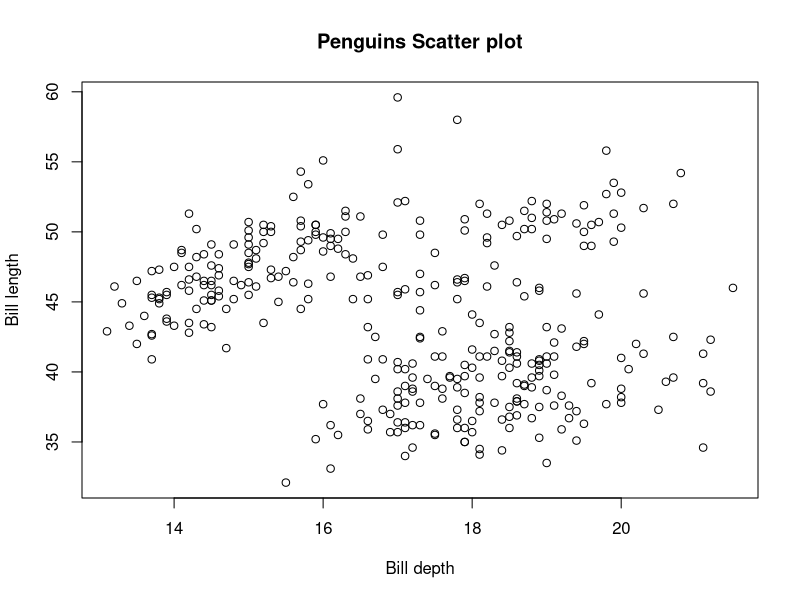
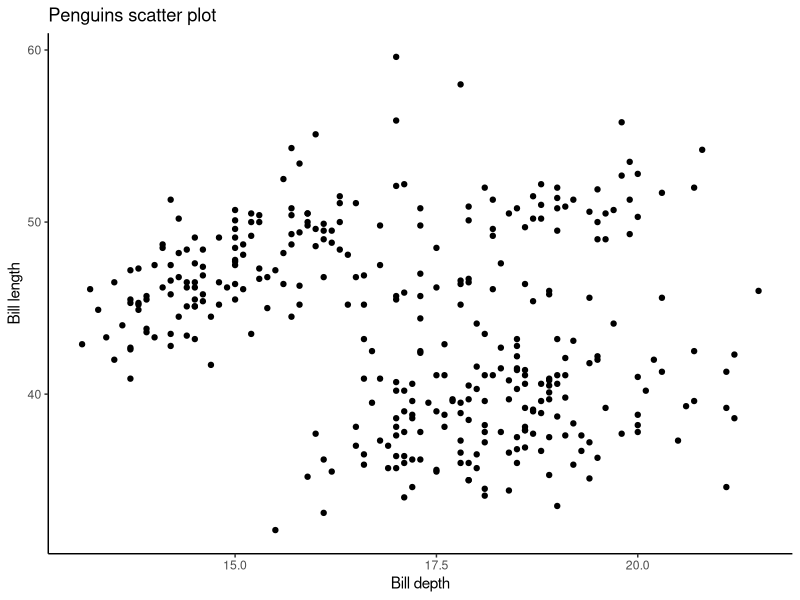

The R source for these figures, in order:
# my analysis

data(penguins)
head(penguins)
summary(penguins)

# Basic R scatter plot
plot(penguins$bill_dep, penguins$bill_len,
     xlab = 'Bill depth', ylab = 'Bill length',
     main = 'Penguins Scatter plot')

# ggplot scatter plot
library(ggplot2)
ggplot(data=penguins, aes(
  x=bill_dep, y=bill_len
)) +
  geom_point() +
  labs(x='Bill depth', y='Bill length',
       title = "Penguins scatter plot") +
  theme_classic()

# add regression model
lm_model <- lm(bill_dep ~ bill_len, data = penguins)
summary(lm_model)
